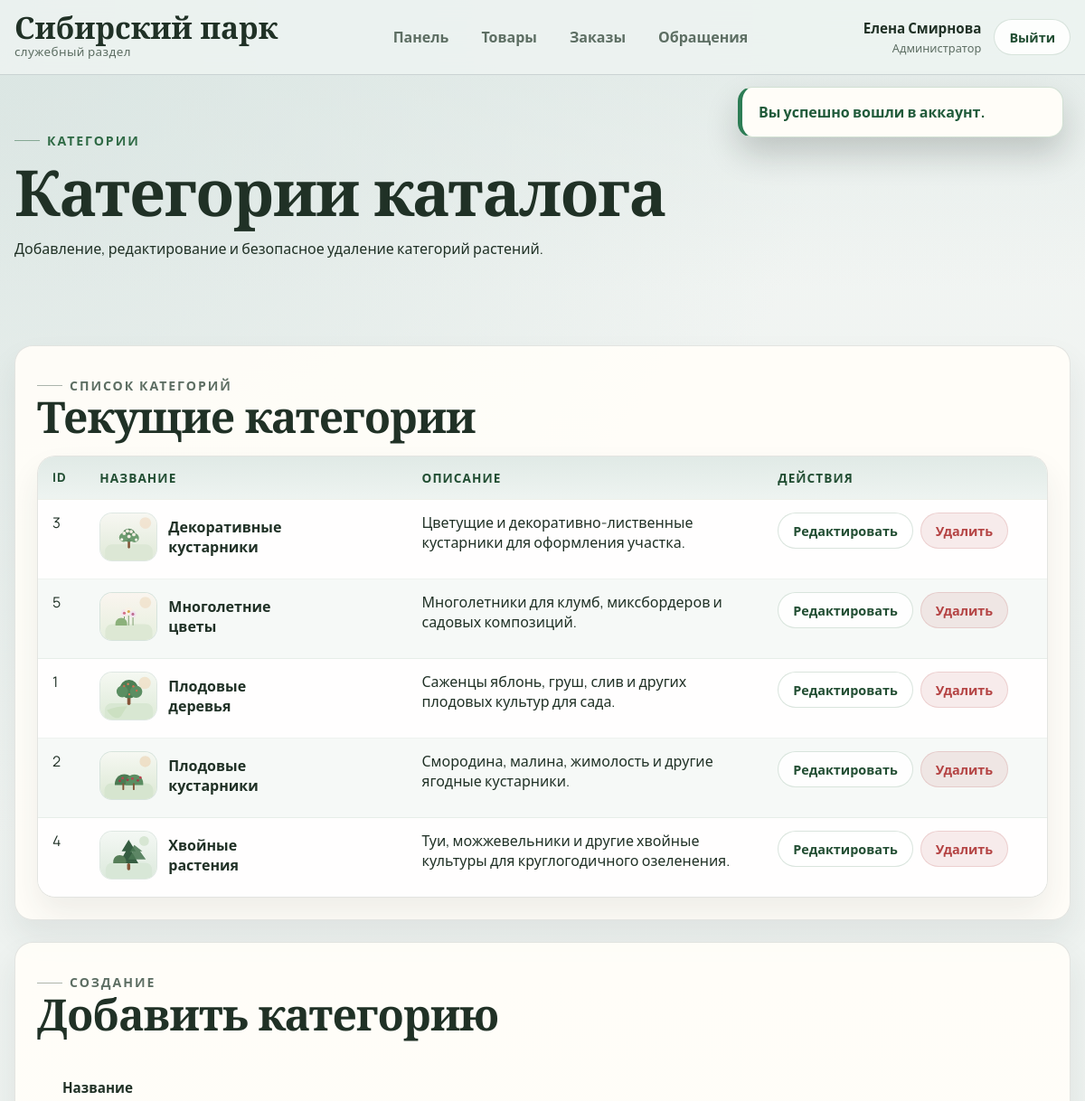
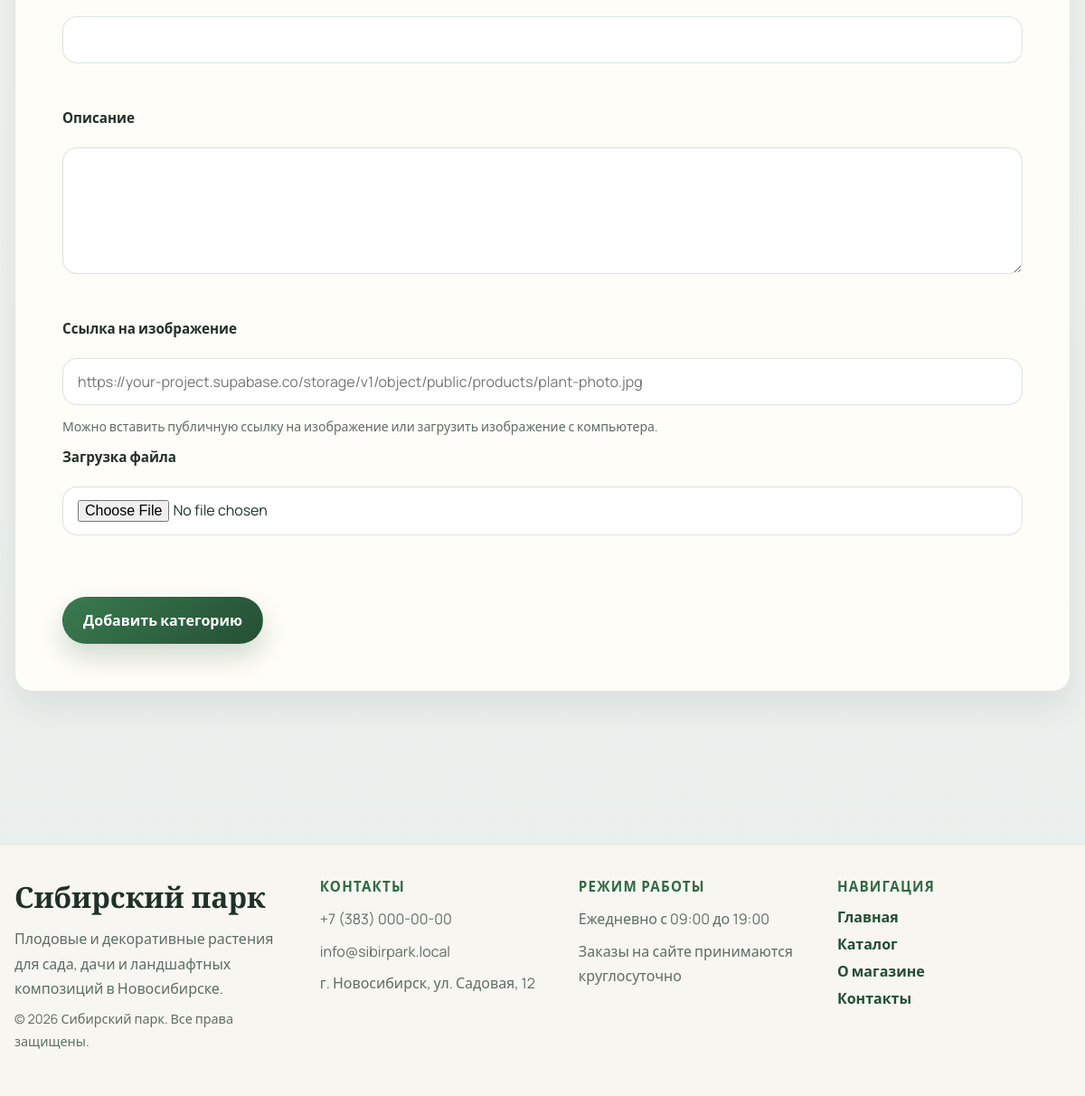
Screenshot of /admin/categories.php (signed in) with the database file from the repository (2 pictures, top to bottom).
### tables this page shows
CREATE TABLE `categories` (
    `id` INT UNSIGNED NOT NULL AUTO_INCREMENT,
    `slug` VARCHAR(120) NOT NULL,
    `name` VARCHAR(150) NOT NULL,
    `description` TEXT NOT NULL,
    `image` VARCHAR(255) DEFAULT NULL,
    PRIMARY KEY (`id`),
    UNIQUE KEY `uniq_categories_slug` (`slug`)
);

### includes/functions.php (called while the page is built, shortened)
<?php
function app_root_url(): string
{
    static $baseUrl = null;
    if ($baseUrl !== null) {
        return $baseUrl;
    }
    $scriptName = str_replace('\\', '/', $_SERVER['SCRIPT_NAME'] ?? '');
    $baseUrl = preg_replace('#/admin/.*$#', '', $scriptName);
    $baseUrl = preg_replace('#/[^/]+\.php$#', '', $baseUrl);
    return $baseUrl ?: '';
}
function url(string $path = ''): string
{
    $base = app_root_url();
    $path = ltrim($path, '/');
    return ($base !== '' ? $base : '') . '/' . $path;
}
function e(?string $value): string
{
    return htmlspecialchars((string) $value, ENT_QUOTES | ENT_SUBSTITUTE, 'UTF-8');
}
function old(string $key, mixed $default = ''): mixed
{
    return $_POST[$key] ?? $default;
}
function normalize_image_path(?string $path): string
{
    return trim($path);
}
function fetch_categories(PDO $pdo): array
{
    $statement = $pdo->query('SELECT * FROM categories ORDER BY name ASC');
    return $statement->fetchAll();
}

### admin/categories.php (the view, shortened to what this page needs)
<?php
require_once __DIR__ . '/../config/db.php';
require_once __DIR__ . '/../includes/functions.php';
$pdo = db();
$categories = fetch_categories($pdo);
$editingId = (int) ($_GET['edit'] ?? 0);
$editingCategory = $editingId > 0 ? fetch_category($pdo, $editingId) : null;
$errors = [];
require_once __DIR__ . '/../includes/header.php';
?>
<main class="page-main">
    <section class="page-banner compact admin-banner">
        <div class="container">
            <p class="eyebrow">Категории</p>
            <h1>Категории каталога</h1>
            <p>Добавление, редактирование и безопасное удаление категорий растений.</p>
        </div>
    </section>
    <section class="section">
        <div class="container admin-two-columns admin-two-columns--stacked">
            <section class="admin-section card">
                <div class="admin-header">
                    <div>
                        <p class="eyebrow">Список категорий</p>
                        <h2>Текущие категории</h2>
                    </div>
                </div>
                <div class="table-card card admin-table-shell">
                    <div class="admin-table-scroll">
                        <table class="admin-table-data admin-table-data--categories">
                            <thead>
                                <tr>
                                    <th>ID</th>
                                    <th>Название</th>
                                    <th>Описание</th>
                                    <th>Действия</th>
                                </tr>
                            </thead>
                            <tbody>
                                <?php foreach ($categories as $category): ?>
                                    <tr>
                                        <td class="cell-nowrap"><?= (int) $category['id'] ?></td>
                                        <td>
                                            <span class="category-admin-cell">
                                                <span class="category-table-thumb">
                                                    <img src="<?= e(url(normalize_image_path($category['image'] ?? null))) ?>" alt="<?= e($category['name']) ?>">
                                                </span>
                                                <span class="category-admin-name"><?= e($category['name']) ?></span>
                                            </span>
                                        </td>
                                        <td class="cell-text"><?= e($category['description']) ?></td>
                                        <td>
                                            <div class="table-actions table-actions--compact">
                                                <a class="btn btn-secondary btn-small" href="<?= e(url('admin/categories.php?edit=' . (int) $category['id'])) ?>">Редактировать</a>
                                                <form method="post" onsubmit="return confirm('Удалить категорию?');">
                                                    <button class="btn btn-danger btn-small" type="submit">Удалить</button>
                                                </form>
                                            </div>
                                        </td>
                                    </tr>
                                <?php endforeach; ?>
                            </tbody>
                        </table>
                    </div>
                </div>
            </section>
            <aside class="admin-section card">
                <div class="admin-header">
                    <div>
                        <p class="eyebrow"><?= $editingCategory ? 'Редактирование' : 'Создание' ?></p>
                        <h2><?= $editingCategory ? 'Изменить категорию' : 'Добавить категорию' ?></h2>
                    </div>
                </div>
                <form method="post" class="admin-side-form" enctype="multipart/form-data">
                    <label class="label" for="category-name">Название</label>
                    <input id="category-name" name="name" class="input" type="text" value="<?= e((string) old('name', $editingCategory['name'] ?? '')) ?>">
                    <p class="field-error"><?= e($errors['name'] ?? '') ?></p>
                    <label class="label" for="category-description">Описание</label>
                    <textarea id="category-description" name="description" class="textarea" rows="5"><?= e((string) old('description', $editingCategory['description'] ?? '')) ?></textarea>
                    <p class="field-error"><?= e($errors['description'] ?? '') ?></p>
                    <label class="label" for="category-image-url">Ссылка на изображение</label>
                    <input id="category-image-url" name="image_url" class="input" type="url" value="<?= e((string) old('image_url', $editingCategory['image'] ?? '')) ?>" placeholder="https://your-project.supabase.co/storage/v1/object/public/products/plant-photo.jpg">
                    <p class="mini-note">Можно вставить публичную ссылку на изображение или загрузить изображение с компьютера.</p>
                    <label class="label" for="category-image-file">Загрузка файла</label>
                    <input id="category-image-file" name="image_file" class="input" type="file" accept="image/*">
                    <p class="field-error"><?= e($errors['image'] ?? '') ?></p>
                    <div class="form-actions">
                        <button class="btn btn-primary" type="submit"><?= $editingCategory ? 'Сохранить изменения' : 'Добавить категорию' ?></button>
                    </div>
                </form>
            </aside>
        </div>
    </section>
</main>
<?php require_once __DIR__ . '/../includes/footer.php'; ?>

### assets/css/variables.css (style rules this page uses)
:root { --color-bg: #f5f1e8; --color-surface: #fffdf8; --color-surface-strong: #ffffff; --color-surface-soft: #eef4ea; --color-primary: #2f6a45; --color-primary-dark: #224e33; --color-primary-soft: #dfeedd; --color-accent: #b46d32; --color-text: #203126; --color-text-muted: #5d6e63; --color-border: rgba(47, 106, 69, 0.14); --color-danger: #b44343; --color-success: #2d7d55; --shadow-soft: 0 18px 45px rgba(39, 62, 48, 0.08); --shadow-card: 0 12px 30px rgba(44, 71, 55, 0.1); --shadow-deep: 0 28px 70px rgba(31, 48, 37, 0.16); --glass-surface: rgba(255, 253, 248, 0.72); --radius-sm: 14px; --radius-md: 20px; --radius-lg: 28px; --radius-pill: 999px; --container: 1200px; --transition: 0.25s ease; }

### assets/css/base.css (style rules this page uses)
*, *::before, *::after { box-sizing: border-box; }
html { scroll-behavior: smooth; }
body { margin: 0; font-family: "Manrope", "Segoe UI", sans-serif; color: var(--color-text); background: radial-gradient(circle at top left, rgba(223, 238, 221, 0.92), transparent 28%), radial-gradient(circle at top right, rgba(180, 109, 50, 0.1), transparent 18%), linear-gradient(180deg, #f8f5ee 0%, #f2ece0 48%, #eef2ea 100%); }
img { display: block; max-width: 100%; }
a { color: inherit; text-decoration: none; }
button, input, textarea, select { font: inherit; }
button { cursor: pointer; }
main { min-height: calc(100vh - 220px); }
.container { width: min(100% - 32px, var(--container)); margin: 0 auto; }
.section { padding: 64px 0; }
.page-main { padding-bottom: 48px; }
.page-banner { position: relative; overflow: hidden; padding: 56px 0 24px; background: linear-gradient(rgba(26, 52, 38, 0.48), rgba(26, 52, 38, 0.36)), url("../images/placeholders/foliage-banner.svg") center/cover no-repeat; }
.page-banner.compact { padding-bottom: 12px; }
.page-banner .container { position: relative; z-index: 1; padding: 30px 32px; border-radius: var(--radius-lg); border: 1px solid rgba(255, 255, 255, 0.18); background: rgba(250, 248, 243, 0.72); backdrop-filter: blur(18px); box-shadow: var(--shadow-deep); }
.page-banner h1, .hero-copy h1, .section-heading h2, .auth-info h1, .product-main h1, .summary-card h2, .form-card h2, .admin-section h2, .profile-card h2 { margin: 0; font-family: "Cormorant Garamond", Georgia, serif; font-weight: 700; line-height: 0.95; letter-spacing: -0.02em; }
.page-banner h1, .auth-info h1, .product-main h1 { font-size: clamp(2.7rem, 6vw, 4.4rem); }
.section-heading h2, .summary-card h2, .form-card h2, .admin-section h2, .profile-card h2 { font-size: clamp(2.15rem, 4vw, 3.2rem); }
p, li { line-height: 1.7; }
.eyebrow { display: inline-flex; align-items: center; gap: 8px; margin: 0 0 12px; color: var(--color-primary); font-size: 0.88rem; font-weight: 800; letter-spacing: 0.14em; text-transform: uppercase; }
.eyebrow::before { content: ""; width: 28px; height: 1px; background: currentColor; opacity: 0.5; }
.card { background: rgba(255, 253, 248, 0.95); border: 1px solid var(--color-border); border-radius: var(--radius-md); box-shadow: var(--shadow-soft); }
.label { display: inline-block; margin-bottom: 10px; font-size: 0.95rem; font-weight: 700; }
.input, .textarea, .select { width: 100%; border: 1px solid rgba(47, 106, 69, 0.18); background: #fff; color: var(--color-text); border-radius: 16px; padding: 14px 16px; transition: border-color var(--transition), box-shadow var(--transition), transform var(--transition); }
.textarea { resize: vertical; }
.field-error { min-height: 18px; margin: 8px 0 0; color: var(--color-danger); font-size: 0.85rem; }

### rows the page displays
categories: id "3", image (picture), name "Декоративные кустарники", description "Цветущие и декоративно-лиственные кустарники для оформления участка."
categories: id "5", image (picture), name "Многолетние цветы", description "Многолетники для клумб, миксбордеров и садовых композиций."
categories: id "1", image (picture), name "Плодовые деревья", description "Саженцы яблонь, груш, слив и других плодовых культур для сада."
categories: id "2", image (picture), name "Плодовые кустарники", description "Смородина, малина, жимолость и другие ягодные кустарники."
categories: id "4", image (picture), name "Хвойные растения", description "Туи, можжевельники и другие хвойные культуры для круглогодичного озеленения."

### other values shown
$user['name'] "Елена Смирнова"
$message['message'] "Вы успешно вошли в аккаунт."
